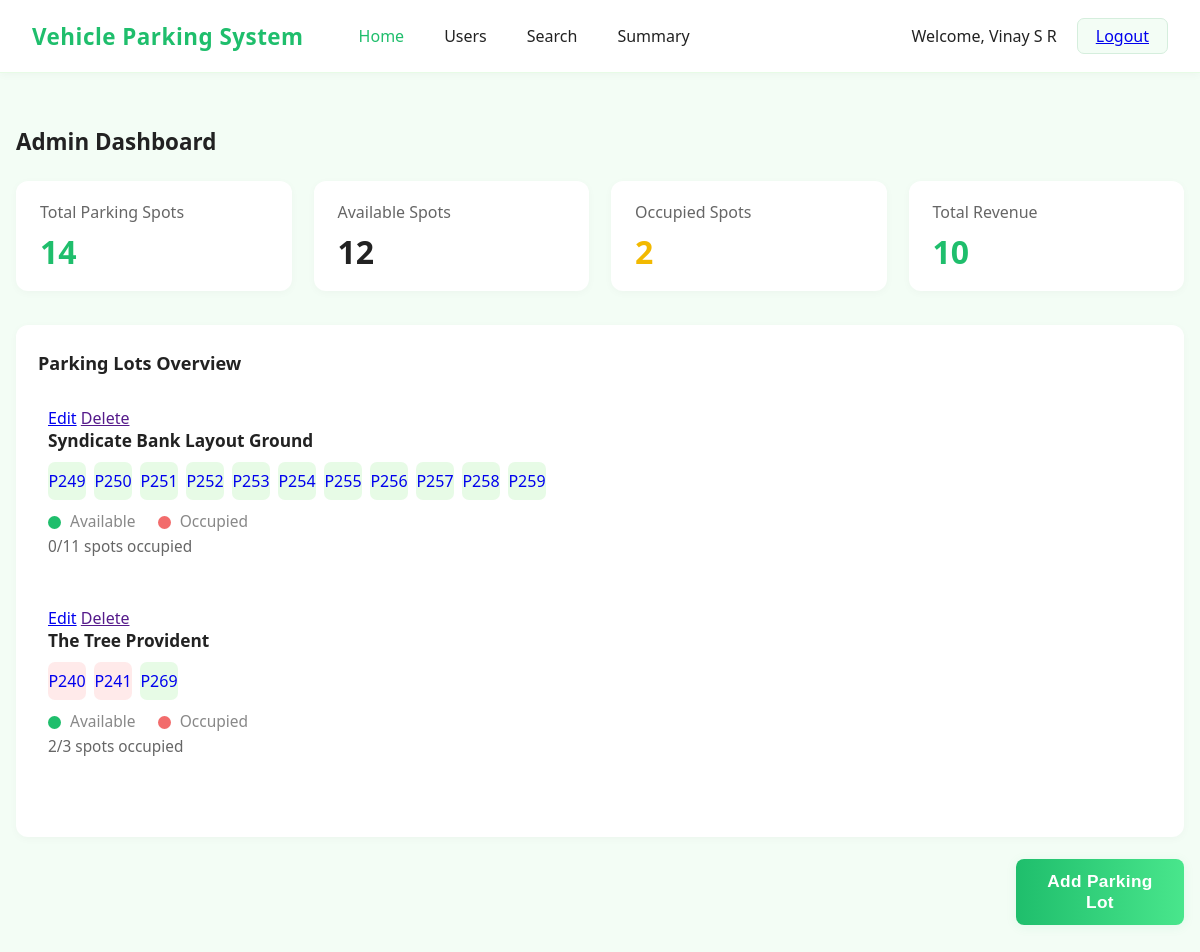
The page /admin_dashboard (signed in) on the database its author committed.
### models/models.py (models this page shows)
class User(db.Model,UserMixin):
    __tablename__ = 'user'
    id = db.Column(db.Integer, primary_key=True, autoincrement=True)
    email = db.Column(db.Text, unique=True, nullable=False)
    password = db.Column(db.Text, nullable=False)
    full_name = db.Column(db.Text, nullable=False)
    address = db.Column(db.Text, nullable=False)
    pincode = db.Column(db.Text, nullable=False)
    vehicle_number = db.Column(db.Text,nullable=True)
    is_admin=db.Column(db.Text,default="user")

class Parking_lot(db.Model):
    __tablename__='parking_lot'
    lot_id=db.Column(db.Integer,primary_key=True,autoincrement=True)
    owner_id = db.Column(db.Integer, db.ForeignKey('user.id', ondelete='CASCADE'))
    lot_name= db.Column(db.Text,nullable=False,unique=True)
    lot_address=db.Column(db.Text,nullable=False)
    lot_spot_count=db.Column(db.Integer,nullable=False)
    lot_price_per_hour=db.Column(db.Integer,nullable=False)
    owner = db.relationship('User', backref=db.backref('parking_lots', passive_deletes=True))
    spots = db.relationship('Parking_spot', backref='lot', cascade="all, delete", passive_deletes=True)

class Parking_spot(db.Model):
    __tablename__ = 'parking_spot'
    id = db.Column(db.Integer, primary_key=True)
    lot_id = db.Column(db.Integer, db.ForeignKey('parking_lot.lot_id', ondelete="CASCADE"), nullable=False)
    spot_number = db.Column(db.Integer, nullable=False)
    is_available = db.Column(db.String, default="Yes",nullable=False)

### controllers/controllers.py (the view)
@main.route('/admin_dashboard',methods=['GET','POST'])
@login_required
@role_required('admin')
def admin_dashboard():
    if current_user.is_admin == "Yes":
        parking_lot_list=[lot.lot_name for lot in Parking_lot.query.with_entities(Parking_lot.lot_name).all()]
        print("Parking LOt List", parking_lot_list)
        if parking_lot_list:
            parking_data={}
            for lot_name in parking_lot_list:
                lot_id=Parking_lot.query.filter(Parking_lot.lot_name==lot_name).first().lot_id
                lot_price_per_hour=Parking_lot.query.filter(Parking_lot.lot_name==lot_name).first().lot_price_per_hour
                count = Parking_spot.query.filter(Parking_spot.lot_id == lot_id).count()
                if count>0:
                    occupied_spots = [spot.id for spot in Parking_spot.query.filter_by(lot_id=lot_id, is_available="No").all()]
                    spot_ids = [spot.id for spot in Parking_spot.query.filter(Parking_spot.lot_id == lot_id).all()]
                    occupied_count = Parking_spot.query.filter_by(lot_id=lot_id, is_available="No").count()
                    total_count= int(Parking_spot.query.filter_by(lot_id=lot_id).count())
                    parking_data[lot_name]={
                                                "occupied_spots": occupied_spots,
                                                "occupied_count": occupied_count,
                                                "total_count":total_count,
                                                "lot_price_per_hour":lot_price_per_hour,
                                                "spot_ids":spot_ids,
                                                "lot_id":lot_id
                                            }
                else:
                    parking_data[lot_name]={}
            summary = {
                                "total_parking_spots": 0,
                                "available_spots": 0,
                                "occupied_spots": 0,
                                "total_revenue": 0
                            }
            for lot in parking_data:
                if parking_data[lot]:
                    total = parking_data[lot]["total_count"]
                    occupied = parking_data[lot]["occupied_count"]
                    rate = parking_data[lot]["lot_price_per_hour"]
                    summary["total_parking_spots"] += total
                    summary["occupied_spots"] += occupied
                    summary["available_spots"] += total - occupied
                    summary["total_revenue"] += occupied * rate
            return render_template("dashboard_admin.html", name=current_user.full_name,parking_data=parking_data,summary=summary)
        else:
            return render_template("dashboard_admin.html",name=current_user.full_name,parking_data={})
    else:
        return redirect(url_for("main.login"))

### app.py (called while the page is built)
def create_app():
    app = Flask(__name__, template_folder="templates")
    if os.getenv('ENV', 'development') != "production":
        print("Starting Local Development")
        app.config.from_object(LocalDevelopmentConfig)
    else:
        raise Exception("Currently no production config is setup")
    app.register_blueprint(main)
    db.init_app(app)
    login_manager = LoginManager()
    login_manager.login_view = "main.login"
    login_manager.init_app(app)
    @login_manager.user_loader
    def load_user(user_id):
        return User.query.get(int(user_id))
    return app

### controllers/controllers.py (called while the page is built)
def role_required(required_role):
    def decorator(f):
        @wraps(f)
        def decorated_function(*args, **kwargs):
            if not current_user.is_authenticated:
                flash('Please log in to access this page.', 'warning')
                return redirect(url_for('main.login'))
            if required_role == "admin" and current_user.is_admin != "Yes":
                flash('You do not have permission to access this page.', 'danger')
                return redirect(url_for('main.login'))
            return f(*args, **kwargs)
        return decorated_function
    return decorator

### templates/dashboard_admin.html (shortened to what this page needs)
<!DOCTYPE html>
<html lang="en">
<head>
  <link rel="stylesheet" href="{{ url_for('static', filename='css/dashboard_admin_style.css') }}">
</head>
<body>
  <nav class="navbar">
    <div class="navbar-left">
      <span class="brand">Vehicle Parking System</span>
      <a href="{{ url_for('main.admin_dashboard') }}" class="nav-link active">Home</a>
      <a href="{{ url_for('main.admin_dashboard_users') }}" class="nav-link">Users</a>
      <a href="#" class="nav-link">Search</a>
      <a href="#" class="nav-link">Summary</a>
    </div>
    <div class="navbar-right">
      <span class="welcome">Welcome, {{name}}</span>
      <a href="{{ url_for('main.logout') }}" class="logout-btn">Logout</a>
    </div>
  </nav>
  <main class="main-content">
    <h2 class="dashboard-title">Admin Dashboard</h2>
    <div class="summary-cards">
      <div class="summary-card">
        <div class="summary-label">Total Parking Spots</div>
        {% if summary %}
        <div class="summary-value green">{{ summary["total_parking_spots"] }}</div>
        {% else %}
        <div class="summary-value green">No summary available</div>
        {% endif %}
      </div>
      <div class="summary-card">
        <div class="summary-label">Available Spots</div>
        {% if summary %}
        <div class="summary-value">{{  summary["available_spots"] }}</div>
        {% else %}
        <div class="summary-value green">No summary available</div>
        {% endif %}
      </div>
      <div class="summary-card">
        <div class="summary-label">Occupied Spots</div>
        {% if summary %}
           <div class="summary-value orange">{{ summary["occupied_spots"] }}</div>
           {% else %}
           <div class="summary-value green">No summary available</div>
           {% endif %}
      </div>
      <div class="summary-card">
        <div class="summary-label">Total Revenue</div>
        {% if summary %}
        <div class="summary-value green">{{ summary["total_revenue"] }}</div>
        {% else %}
        <div class="summary-value green">No summary available</div>
        {% endif %}
      </div>
    </div>
    <div class="lots-row">
      <div class="lots-overview">
        <div class="lots-title">Parking Lots Overview</div>
        <div class="lots-flex">
          <div class="lot">
        {% if parking_data %}
          {% for lot in parking_data %}
            <div class="lot-container">
                  <a href="{{ url_for('main.edit_parking_lot',parking_lot_id=parking_data[lot]['lot_id']) }}">Edit</a>
                  <a href="">Delete</a>
                  <div class="lot-title">{{ lot }}</div>
                  {% if parking_data[lot] %}
                    <div class="lot-spots">
                      {% for x in parking_data[lot]['spot_ids'] %}
                        {% if x in parking_data[lot]["occupied_spots"] %}
                          <div class="spot red"><a href="/{{ lot }}/{{ x }}" style="text-decoration: none;">P{{ x }}</a></div>
                        {% else %}
                          <div class="spot green"><a href="/{{ lot }}/{{ x }}" style="text-decoration: none;">P{{ x }}</a></div>
                        {% endif %}
                      {% endfor %}
                    </div>
                    <div class="lot-legend">
                      <span class="legend-dot green"></span> Available
                      <span class="legend-dot red" style="margin-left:18px;"></span> Occupied
                    </div>
                    <div class="lot-status">
                      {{ parking_data[lot]["occupied_count"] }}/{{ parking_data[lot]["total_count"] }} spots occupied
                    </div>
                  {% endif %}
            </div>
          {% endfor %}
        {% else %}
          <div> <p> No parking data found</p></div>
        {% endif %}
        </div>
      </div>
    </div>
    <br>
    <div>
      <button class="add_parking_lot_btn" onclick="window.location.href='{{ url_for('main.addnewlot') }}'">Add Parking Lot</button>
    </div>
    </div>
  </main>
</body>
</html>

### static/css/dashboard_admin_style.css (style rules this page uses)
body { background: #f3fdf5; margin: 0; font-family: 'Segoe UI', Arial, sans-serif; color: #222; }
.navbar { display: flex; align-items: center; justify-content: space-between; background: #fff; padding: 18px 32px; border-bottom: 1px solid #e7fbe6; box-shadow: 0 2px 8px rgba(0,0,0,0.03); }
.navbar-left { display: flex; align-items: center; gap: 26px; }
.brand { color: #1fbe6c; font-size: 1.4rem; font-weight: 700; margin-right: 22px; letter-spacing: 0.5px; }
.nav-link { color: #222; text-decoration: none; font-weight: 500; padding: 0 7px; transition: color 0.2s; }
.nav-link.active, .nav-link:hover { color: #1fbe6c; }
.navbar-right { display: flex; align-items: center; gap: 20px; }
.welcome { color: #222; font-size: 1rem; font-weight: 500; }
.logout-btn { background: #f3fdf5; border: 1px solid #d5eedd; border-radius: 7px; padding: 6px 18px; font-size: 1rem; font-weight: 500; cursor: pointer; transition: background 0.2s, border 0.2s; }
.main-content { max-width: 1200px; margin: 0 auto; padding: 34px 16px 40px 16px; }
.dashboard-title { font-size: 1.4rem; font-weight: 700; margin-bottom: 24px; }
.summary-cards { display: flex; gap: 22px; margin-bottom: 34px; flex-wrap: wrap; }
.summary-card { background: #fff; border-radius: 12px; box-shadow: 0 2px 8px rgba(0,0,0,0.03); padding: 20px 40px 18px 24px; min-width: 200px; flex: 1 1 180px; display: flex; flex-direction: column; align-items: flex-start; }
.summary-label { font-size: 1rem; color: #666; margin-bottom: 7px; }
.summary-value { font-size: 2rem; font-weight: 700; color: #222; }
.summary-value.green { color: #1fbe6c; }
.summary-value.orange { color: #f2b900; }
.lots-row { margin-bottom: 34px; }
.lots-overview { background: #fff; border-radius: 12px; box-shadow: 0 2px 8px rgba(0,0,0,0.03); padding: 26px 22px 22px 22px; }
.lots-title { font-size: 1.13rem; font-weight: 600; margin-bottom: 22px; }
.lots-flex { display: flex; gap: 36px; flex-wrap: wrap; }
.lot { flex: 1 1 340px; min-width: 260px; margin-bottom: 18px; }
.lot-title { font-size: 1.08rem; font-weight: 600; margin-bottom: 10px; }
.lot-spots { display: flex; flex-wrap: wrap; gap: 8px; margin-bottom: 10px; }
.spot { width: 38px; height: 38px; display: flex; align-items: center; justify-content: center; border-radius: 7px; font-size: 1rem; font-weight: 500; background: #e7fbe6; color: #1fbe6c; transition: background 0.2s, color 0.2s; }
.spot.red { background: #ffeaea; color: #f26c6c; }
.spot.green { background: #e7fbe6; color: #1fbe6c; }
.lot-legend { font-size: 0.97rem; color: #888; margin-bottom: 4px; margin-top: 6px; }
.legend-dot { display: inline-block; width: 13px; height: 13px; border-radius: 50%; vertical-align: middle; margin-right: 5px; }
.legend-dot.green { background: #1fbe6c; }
.legend-dot.red { background: #f26c6c; }
.lot-status { font-size: 0.96rem; color: #666; margin-top: 4px; }
.add_parking_lot_btn { background: linear-gradient(90deg, #1fbe6c 0%, #49e68c 100%); color: #fff; font-weight: 600; font-size: 1.08rem; padding: 12px 28px; border: none; border-radius: 8px; box-shadow: 0 2px 12px rgba(31,190,108,0.08); cursor: pointer; transition: background 0.18s, box-shadow 0.18s, transform 0.12s; letter-spacing: 0.02em; outline: none; margin-left:1000px; display: inline-block; }
.lot-container { display: block; width: 100%; margin-bottom: 30px; padding: 10px; border-radius: 6px; }

### rows shown on the page
User: full_name "Vinay S R"
Parking_lot: lot_name "Syndicate Bank Layout Ground", x "249" "250" "251" "252" "253" "254" "255" "256", lot_name "0", lot_name "11"
Parking_spot: id "257"
Parking_spot: id "258"
Parking_spot: id "259"
Parking_lot: lot_name "The Tree Provident", x "240" "241", lot_name "2", lot_name "3"
Parking_spot: id "269"

### other values the page prints
{{ summary["total_parking_spots"] }} "14"
{{ summary["available_spots"] }} "12"
{{ summary["occupied_spots"] }} "2"
{{ summary["total_revenue"] }} "10"
